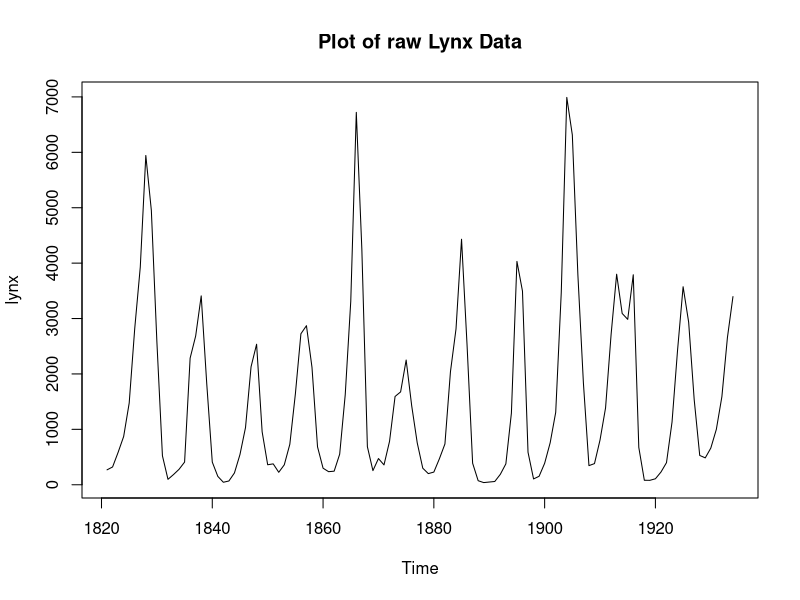
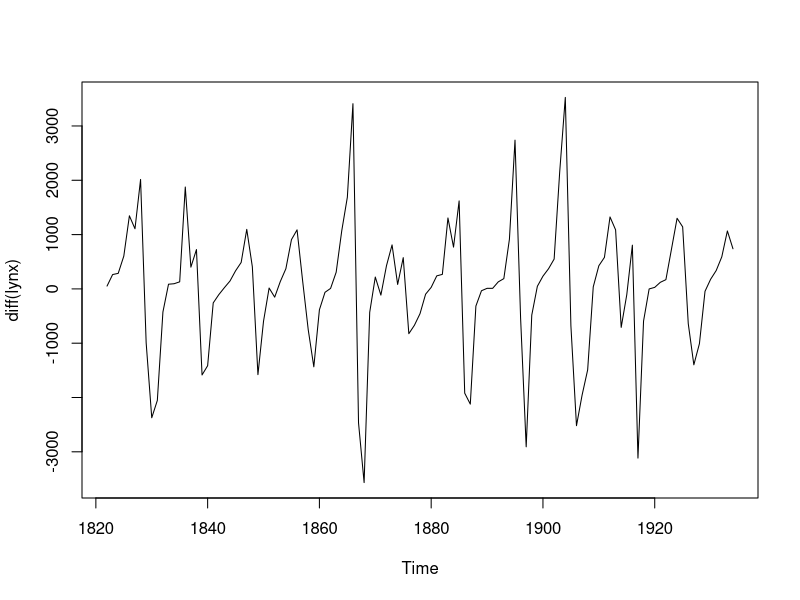
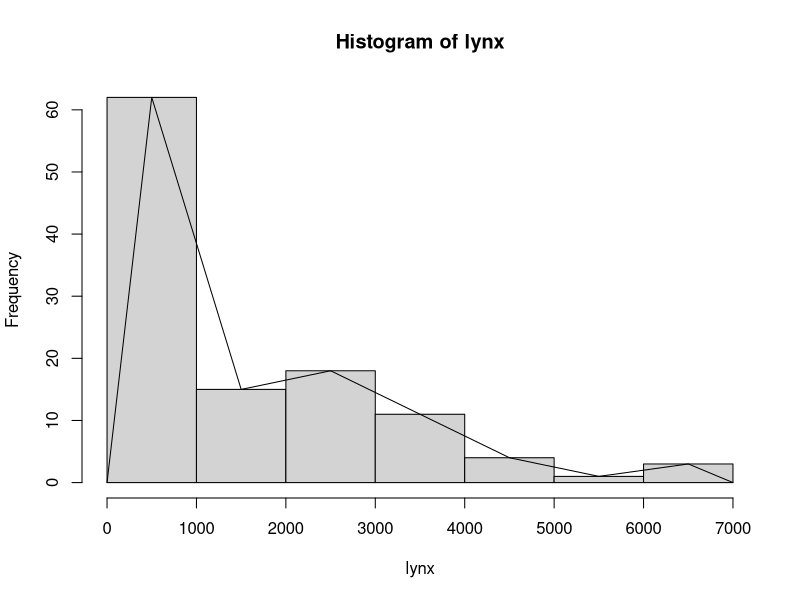
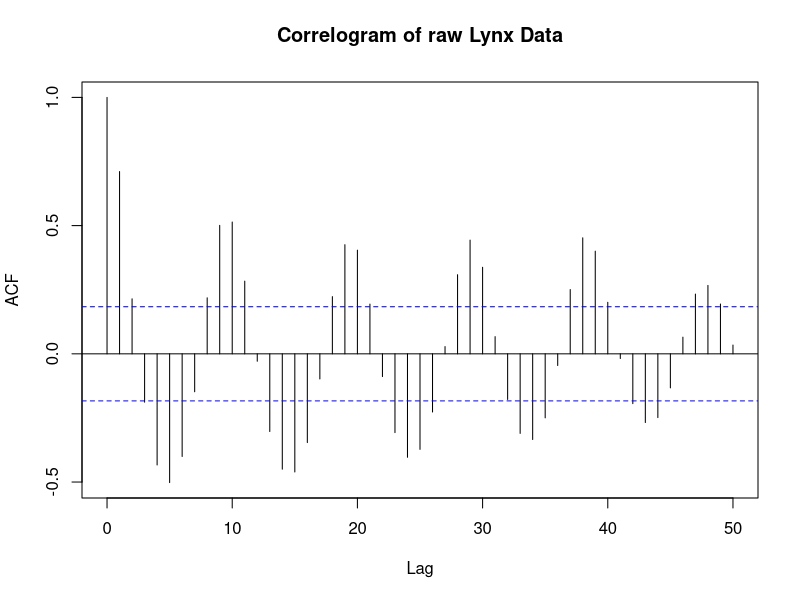
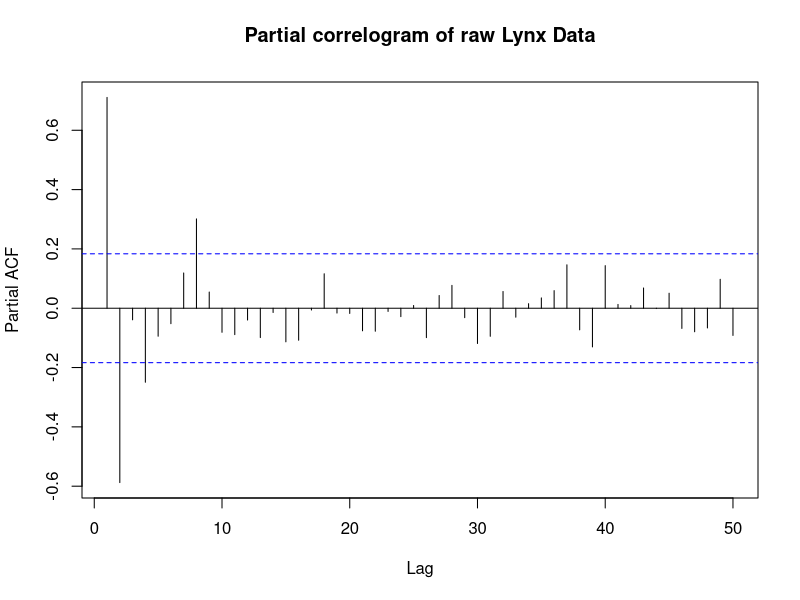
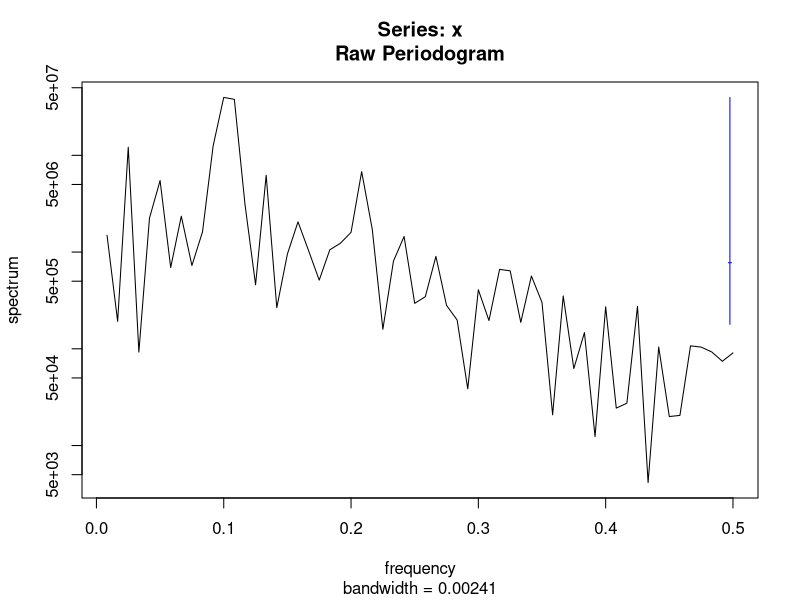
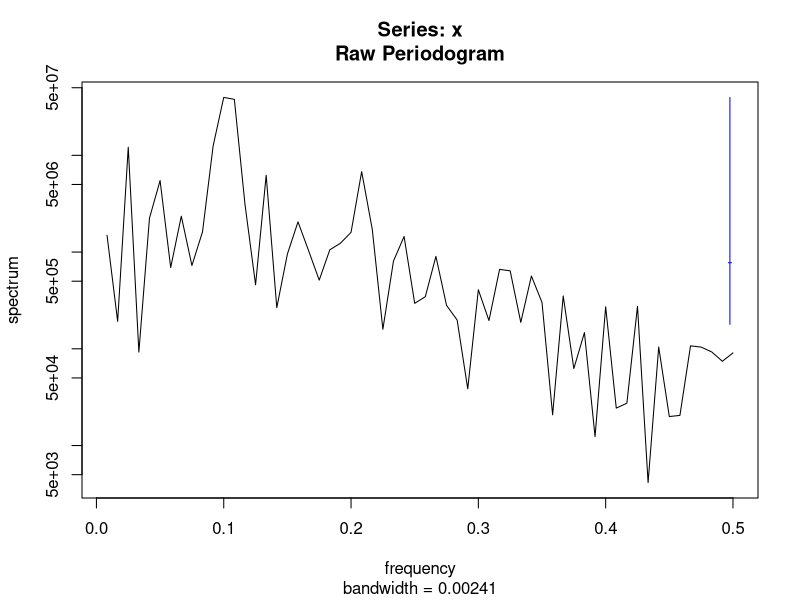
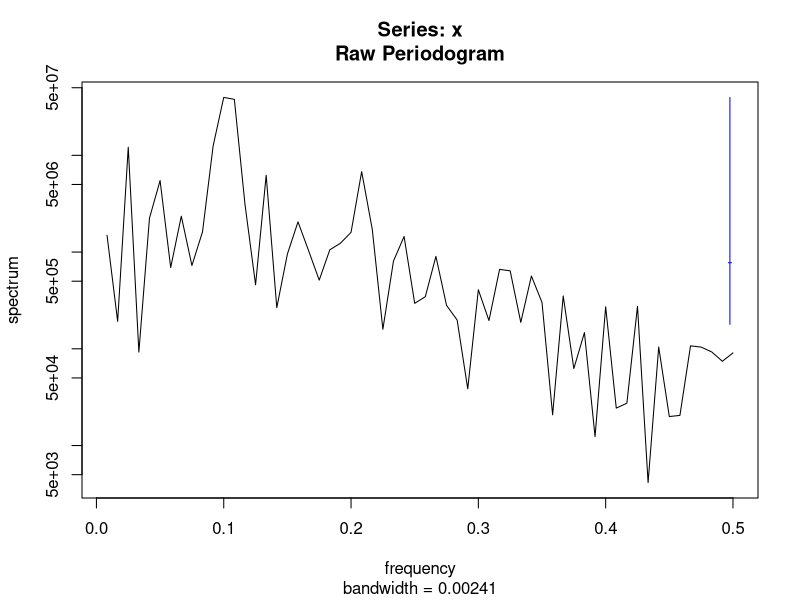

Here is the R script that generated these plots, in order:
## ---- chunk 1
knitr::opts_chunk$set(echo = TRUE)
library(ggplot2)
## ---- chunk 2
ts.plot(lynx, main = "Plot of raw Lynx Data")
plot(diff(lynx))
#x <- seq( length = 500)
tmp <- hist(lynx)
lines(c(min(tmp$breaks),tmp$mids,max(tmp$breaks)),c(0,tmp$counts,0),type="l")
#hist(lynx, xlim = c(0,7000)); points(x, dnorm(x), type = "l")
## ---- chunk 3
acf(lynx, lag.max = 50, main = "Correlogram of raw Lynx Data")
pacf(lynx, lag.max = 50, main = "Partial correlogram of raw Lynx Data")
## ---- chunk 4
spectrum(lynx)
spectrum(lynx)$freq
spectrum(lynx)$spec
## ---- chunk 5
s1 <- 1/0.100000000
s2 <- 1/0.108333333
print(s1)
print(s2)
## ---- chunk 6
for (i in 0:9) {
  ar <- arima(lynx, order = c(i,0,0))
  print(paste0("AIC of AR",i, ": ", ar$aic))
}

acf(arima(lynx, order = c(8,0,0))$resid)
## ---- chunk 7
acf(diff(lynx, lag = 9),lag.max = 70, main = "Partial Correlogram for first order difference of lynx data with seasonality = 9")
acf(diff(lynx, lag = 10),lag.max = 70)
## ---- chunk 8
acf(arima(lynx, order = c(2,0,0), seasonal = list(order = c(0,1,0), period = 9))$resid, main = "Correlogram of ARIMA(2,0,0)(0,1,0), s = 9")
pacf(arima(lynx, order = c(2,0,0), seasonal = list(order = c(0,1,0), period = 9))$resid, main = "Partial correlogram of ARIMA(2,0,0)(0,1,0), s = 9")
arima(lynx, order = c(2,0,0), seasonal = list(order = c(0,1,0), period = 9))
## ---- chunk 9
acf(arima(lynx, order = c(2,0,0), seasonal = list(order = c(1,1,0), period = 9))$resid, main = "Correlogram of ARIMA(2,0,0)(0,1,0), s = 9")
pacf(arima(lynx, order = c(2,0,0), seasonal = list(order = c(1,1,0), period = 9))$resid, main = "Partial correlogram of ARIMA(2,0,0)(0,1,0), s = 9")
arima(lynx, order = c(2,0,0), seasonal = list(order = c(1,1,0), period = 9))
## ---- chunk 10
acf(arima(lynx, order = c(2,0,0), seasonal = list(order = c(1,1,1), period = 9))$resid, main = "Correlogram of ARIMA(2,0,0)(0,1,0), s = 9")
pacf(arima(lynx, order = c(2,0,0), seasonal = list(order = c(1,1,1), period = 9))$resid, main = "Partial correlogram of ARIMA(2,0,0)(0,1,0), s = 9")
arima(lynx, order = c(2,0,0), seasonal = list(order = c(1,1,1), period = 9))

## ---- chunk 11
acf(arima(lynx, order = c(2,0,0), seasonal = list(order = c(2,1,1), period = 9))$resid, main = "Correlogram of ARIMA(2,0,0)(0,1,0), s = 9")
pacf(arima(lynx, order = c(2,0,0), seasonal = list(order = c(2,1,1), period = 9))$resid, main = "Partial correlogram of ARIMA(2,0,0)(0,1,0), s = 9")
arima(lynx, order = c(2,0,0), seasonal = list(order = c(2,1,1), period = 9))

## ---- chunk 12
acf(arima(lynx, order = c(2,0,1), seasonal = list(order = c(1,1,0), period = 9))$resid, main = "Correlogram of ARIMA(2,0,0)(0,1,0), s = 9")
pacf(arima(lynx, order = c(2,0,1), seasonal = list(order = c(1,1,0), period = 9))$resid, main = "Partial correlogram of ARIMA(2,0,0)(0,1,0), s = 9")
arima(lynx, order = c(2,0,1), seasonal = list(order = c(1,1,0), period = 9))
## ---- chunk 13
acf(arima(lynx, order = c(1,0,1), seasonal = list(order = c(1,1,0), period = 9))$resid, main = "Correlogram of ARIMA(2,0,0)(0,1,0), s = 9")
pacf(arima(lynx, order = c(1,0,1), seasonal = list(order = c(1,1,0), period = 9))$resid, main = "Partial correlogram of ARIMA(2,0,0)(0,1,0), s = 9")
arima(lynx, order = c(1,0,1), seasonal = list(order = c(1,1,0), period = 9))
## ---- chunk 14
acf(arima(lynx, order = c(1,0,1), seasonal = list(order = c(1,1,1), period = 9))$resid, main = "Correlogram of ARIMA(2,0,0)(0,1,0), s = 9")
pacf(arima(lynx, order = c(1,0,1), seasonal = list(order = c(1,1,1), period = 9))$resid, main = "Partial correlogram of ARIMA(2,0,0)(0,1,0), s = 9")
arima(lynx, order = c(1,0,1), seasonal = list(order = c(1,1,1), period = 9))
## ---- chunk 15
acf(arima(lynx, order = c(1,0,1), seasonal = list(order = c(1,1,1), period = 9))$resid, main = "Correlogram of ARIMA(2,0,0)(0,1,0), s = 9")
pacf(arima(lynx, order = c(2,0,2), seasonal = list(order = c(1,1,1), period = 9))$resid, main = "Partial correlogram of ARIMA(2,0,0)(0,1,0), s = 9")
arima(lynx, order = c(2,0,2), seasonal = list(order = c(1,1,1), period = 9))

## ---- chunk 16
predict(arima(lynx, order=c(1,0,1),seasonal=list(order=c(1,1,0),period=9)),n.ahead=18)$pred
## ---- chunk 17
actual_df <- data.frame(year = time(lynx), trappings = as.matrix(lynx))
pred <- predict(arima(lynx,order=c(1,0,1),seasonal=list(order=c(1,1,0),period=9)),n.ahead=18)$pred
pred_df <- data.frame(year = time(pred), trappings = as.matrix(pred))


ggplot() +
	geom_line(data = actual_df, aes(x = year, y = trappings, colour = "Actual lynx trappings")) +  # Plotting original data
	geom_line(data = pred_df, aes(x = year, y = trappings, colour = "Forecasted lynx trappings"))+ 
  #labs(color = "Legend")+
  scale_colour_manual("", 
                      breaks = c("Actual lynx trappings", "Forecasted lynx trappings"),
                      values = c("black", "blue")) + 
  labs(title = "Actual and Forecasted lynx trappings")
	theme_classic()
## ---- chunk 18
for (i in 0:9) {
  ar <- arima(lynx, order = c(8,0,0))
  print(paste0("AIC of AR",i, ": ", ar$aic))
}
